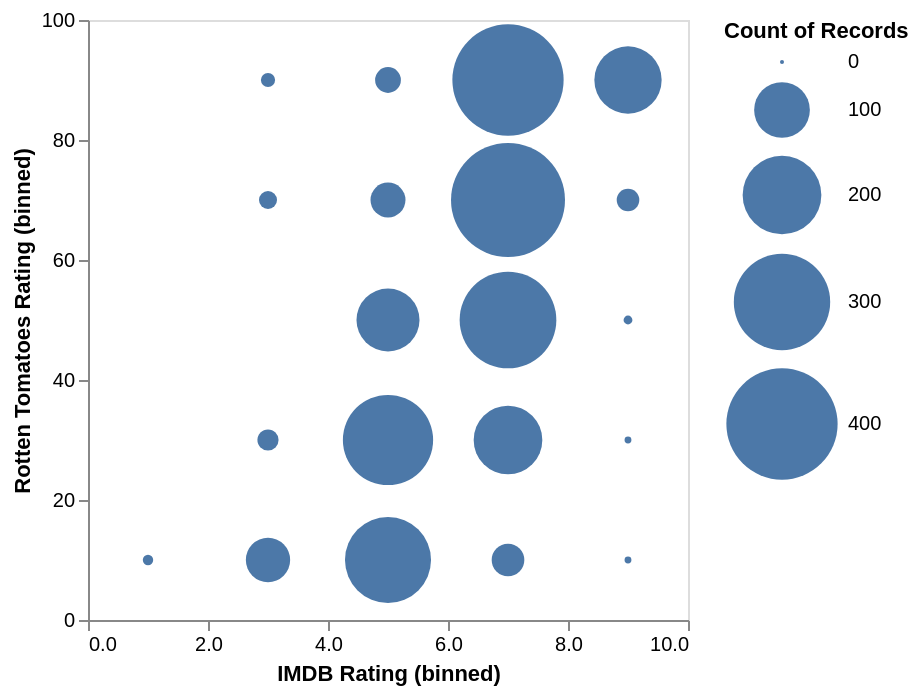

Describe this chart as a Vega-Lite specification.
### Vega-Lite specification from a JSON file in a GitHub repository (floating-point values rounded to 4 significant figures; data arrays with more than 128 entries replaced by an {"elided": "..."} marker saying what was removed)
{"$schema": "https://vega.github.io/schema/vega-lite/v4.json", "data": {"values": {"elided": "3201 records"}}, "mark": "circle", "encoding": {"x": {"bin": {"maxbins": 5}, "field": "IMDB Rating"}, "y": {"bin": {"maxbins": 5}, "field": "Rotten Tomatoes Rating"}, "size": {"aggregate": "count"}}}
